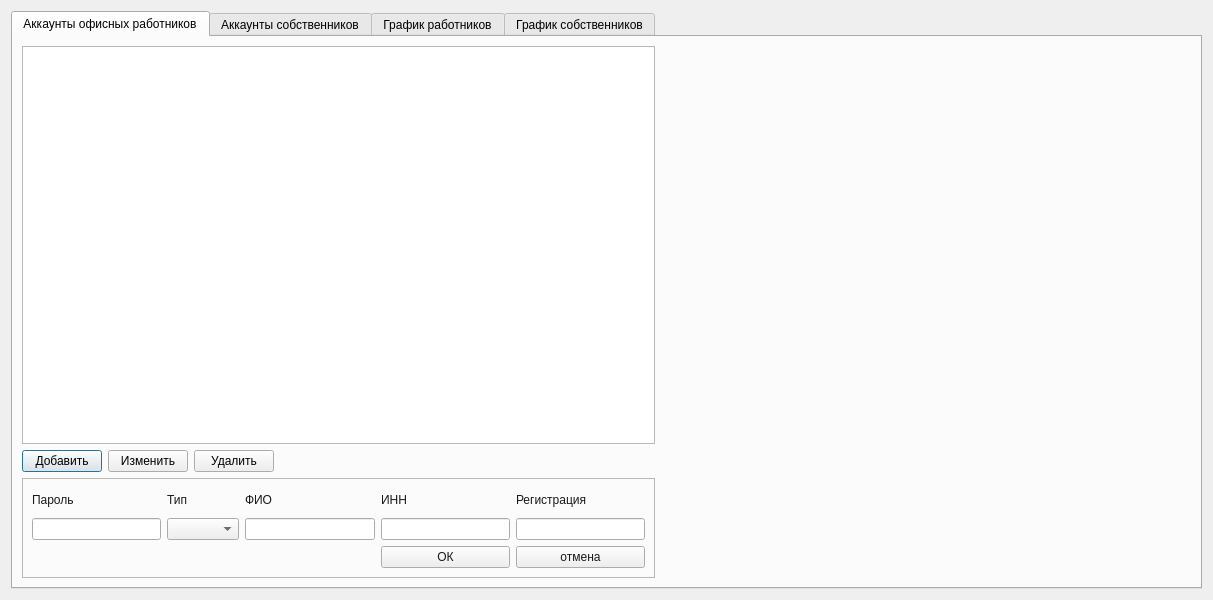
<?xml version="1.0" encoding="UTF-8"?>
<ui version="4.0">
 <class>Admin</class>
 <widget class="QDialog" name="Admin">
  <property name="windowModality">
   <enum>Qt::NonModal</enum>
  </property>
  <property name="geometry">
   <rect>
    <x>0</x>
    <y>0</y>
    <width>1213</width>
    <height>600</height>
   </rect>
  </property>
  <property name="minimumSize">
   <size>
    <width>0</width>
    <height>600</height>
   </size>
  </property>
  <property name="windowTitle">
   <string>Dialog</string>
  </property>
  <property name="sizeGripEnabled">
   <bool>false</bool>
  </property>
  <property name="modal">
   <bool>false</bool>
  </property>
  <layout class="QGridLayout" name="gridLayout">
   <item row="1" column="0">
    <widget class="QTabWidget" name="tabWidget">
     <property name="currentIndex">
      <number>0</number>
     </property>
     <widget class="QWidget" name="tab_3">
      <attribute name="title">
       <string>Аккаунты офисных работников</string>
      </attribute>
      <layout class="QGridLayout" name="gridLayout_2">
       <item row="0" column="0">
        <widget class="QTableView" name="tw">
         <property name="enabled">
          <bool>true</bool>
         </property>
         <property name="editTriggers">
          <set>QAbstractItemView::NoEditTriggers</set>
         </property>
         <property name="dragEnabled">
          <bool>false</bool>
         </property>
         <property name="alternatingRowColors">
          <bool>false</bool>
         </property>
         <property name="selectionMode">
          <enum>QAbstractItemView::SingleSelection</enum>
         </property>
         <property name="selectionBehavior">
          <enum>QAbstractItemView::SelectRows</enum>
         </property>
         <property name="gridStyle">
          <enum>Qt::SolidLine</enum>
         </property>
         <property name="sortingEnabled">
          <bool>true</bool>
         </property>
         <attribute name="horizontalHeaderCascadingSectionResizes">
          <bool>false</bool>
         </attribute>
         <attribute name="horizontalHeaderHighlightSections">
          <bool>false</bool>
         </attribute>
         <attribute name="horizontalHeaderShowSortIndicator" stdset="0">
          <bool>true</bool>
         </attribute>
         <attribute name="horizontalHeaderStretchLastSection">
          <bool>false</bool>
         </attribute>
         <attribute name="verticalHeaderVisible">
          <bool>false</bool>
         </attribute>
        </widget>
       </item>
       <item row="1" column="0">
        <layout class="QHBoxLayout" name="horizontalLayout">
         <item>
          <widget class="QPushButton" name="add_button">
           <property name="text">
            <string>Добавить</string>
           </property>
          </widget>
         </item>
         <item>
          <widget class="QPushButton" name="edit_button">
           <property name="text">
            <string>Изменить</string>
           </property>
          </widget>
         </item>
         <item>
          <widget class="QPushButton" name="delete_button">
           <property name="text">
            <string>Удалить</string>
           </property>
          </widget>
         </item>
         <item>
          <spacer name="horizontalSpacer_3">
           <property name="orientation">
            <enum>Qt::Horizontal</enum>
           </property>
           <property name="sizeHint" stdset="0">
            <size>
             <width>400</width>
             <height>20</height>
            </size>
           </property>
          </spacer>
         </item>
        </layout>
       </item>
       <item row="2" column="0">
        <widget class="QFrame" name="frame">
         <property name="minimumSize">
          <size>
           <width>0</width>
           <height>100</height>
          </size>
         </property>
         <property name="styleSheet">
          <string notr="true">color:rgb(25,25,25)</string>
         </property>
         <property name="frameShape">
          <enum>QFrame::StyledPanel</enum>
         </property>
         <property name="frameShadow">
          <enum>QFrame::Raised</enum>
         </property>
         <layout class="QGridLayout" name="gridLayout_4">
          <item row="0" column="0">
           <layout class="QGridLayout" name="gridLayout_3">
            <item row="1" column="3">
             <widget class="QLineEdit" name="fio"/>
            </item>
            <item row="1" column="5">
             <widget class="QLineEdit" name="reg"/>
            </item>
            <item row="1" column="0">
             <widget class="QLineEdit" name="pass">
              <property name="echoMode">
               <enum>QLineEdit::Password</enum>
              </property>
             </widget>
            </item>
            <item row="1" column="4">
             <widget class="QLineEdit" name="inn"/>
            </item>
            <item row="2" column="5">
             <widget class="QPushButton" name="cancel_insert_button">
              <property name="text">
               <string>отмена</string>
              </property>
             </widget>
            </item>
            <item row="0" column="0">
             <widget class="QLabel" name="label_2">
              <property name="text">
               <string>Пароль</string>
              </property>
             </widget>
            </item>
            <item row="2" column="4">
             <widget class="QPushButton" name="insert_button">
              <property name="text">
               <string>ОК</string>
              </property>
             </widget>
            </item>
            <item row="1" column="2">
             <widget class="QComboBox" name="user_type"/>
            </item>
            <item row="0" column="3">
             <widget class="QLabel" name="label_4">
              <property name="text">
               <string>ФИО</string>
              </property>
             </widget>
            </item>
            <item row="0" column="2">
             <widget class="QLabel" name="label_3">
              <property name="text">
               <string>Тип</string>
              </property>
             </widget>
            </item>
            <item row="0" column="5">
             <widget class="QLabel" name="label_6">
              <property name="text">
               <string>Регистрация</string>
              </property>
             </widget>
            </item>
            <item row="0" column="4">
             <widget class="QLabel" name="label_5">
              <property name="text">
               <string>ИНН</string>
              </property>
             </widget>
            </item>
           </layout>
          </item>
         </layout>
        </widget>
       </item>
       <item row="0" column="2" rowspan="3">
        <widget class="FindUserCBox" name="widget" native="true">
         <property name="minimumSize">
          <size>
           <width>530</width>
           <height>0</height>
          </size>
         </property>
         <property name="maximumSize">
          <size>
           <width>526</width>
           <height>16777215</height>
          </size>
         </property>
        </widget>
       </item>
      </layout>
     </widget>
     <widget class="QWidget" name="tab_4">
      <attribute name="title">
       <string>Аккаунты собственников</string>
      </attribute>
      <layout class="QGridLayout" name="gridLayout_11">
       <item row="2" column="0">
        <widget class="QFrame" name="frame_2">
         <property name="minimumSize">
          <size>
           <width>0</width>
           <height>100</height>
          </size>
         </property>
         <property name="styleSheet">
          <string notr="true">color:rgb(25,25,25)</string>
         </property>
         <property name="frameShape">
          <enum>QFrame::StyledPanel</enum>
         </property>
         <property name="frameShadow">
          <enum>QFrame::Raised</enum>
         </property>
         <layout class="QGridLayout" name="gridLayout_9">
          <item row="0" column="0">
           <layout class="QGridLayout" name="gridLayout_10">
            <item row="0" column="2" colspan="2">
             <widget class="QLabel" name="label_11">
              <property name="text">
               <string>ФИО</string>
              </property>
             </widget>
            </item>
            <item row="1" column="2" colspan="2">
             <widget class="QLineEdit" name="fio_2"/>
            </item>
            <item row="1" column="0">
             <widget class="QLineEdit" name="login_2">
              <property name="cursorMoveStyle">
               <enum>Qt::LogicalMoveStyle</enum>
              </property>
             </widget>
            </item>
            <item row="0" column="5">
             <widget class="QLabel" name="label_12">
              <property name="text">
               <string>Номер квартиры</string>
              </property>
             </widget>
            </item>
            <item row="0" column="4">
             <widget class="QLabel" name="label_13">
              <property name="text">
               <string>Адрес дома</string>
              </property>
             </widget>
            </item>
            <item row="0" column="1">
             <widget class="QLabel" name="label_14">
              <property name="text">
               <string>Пароль</string>
              </property>
             </widget>
            </item>
            <item row="3" column="4">
             <widget class="QPushButton" name="insert_button_2">
              <property name="text">
               <string>Изменить</string>
              </property>
             </widget>
            </item>
            <item row="3" column="5">
             <widget class="QPushButton" name="cancel_insert_button_2">
              <property name="text">
               <string>отмена</string>
              </property>
             </widget>
            </item>
            <item row="0" column="0">
             <widget class="QLabel" name="label_7">
              <property name="text">
               <string>Логин</string>
              </property>
             </widget>
            </item>
            <item row="1" column="1">
             <widget class="QLineEdit" name="pass_2">
              <property name="echoMode">
               <enum>QLineEdit::Password</enum>
              </property>
             </widget>
            </item>
            <item row="1" column="4">
             <widget class="QComboBox" name="address">
              <property name="minimumSize">
               <size>
                <width>200</width>
                <height>0</height>
               </size>
              </property>
              <property name="editable">
               <bool>true</bool>
              </property>
              <property name="currentIndex">
               <number>-1</number>
              </property>
              <item>
               <property name="text">
                <string>Добавить новый дом</string>
               </property>
              </item>
             </widget>
            </item>
            <item row="1" column="5">
             <widget class="QLineEdit" name="flat_number"/>
            </item>
           </layout>
          </item>
         </layout>
        </widget>
       </item>
       <item row="0" column="0">
        <widget class="QTableView" name="tableView">
         <property name="layoutDirection">
          <enum>Qt::LeftToRight</enum>
         </property>
         <property name="editTriggers">
          <set>QAbstractItemView::NoEditTriggers</set>
         </property>
         <property name="selectionMode">
          <enum>QAbstractItemView::SingleSelection</enum>
         </property>
         <property name="selectionBehavior">
          <enum>QAbstractItemView::SelectRows</enum>
         </property>
         <property name="textElideMode">
          <enum>Qt::ElideRight</enum>
         </property>
         <property name="showGrid">
          <bool>true</bool>
         </property>
         <property name="sortingEnabled">
          <bool>true</bool>
         </property>
         <attribute name="horizontalHeaderStretchLastSection">
          <bool>true</bool>
         </attribute>
         <attribute name="verticalHeaderVisible">
          <bool>false</bool>
         </attribute>
        </widget>
       </item>
       <item row="1" column="0">
        <layout class="QHBoxLayout" name="horizontalLayout_2">
         <item>
          <widget class="QPushButton" name="edit_button_2">
           <property name="text">
            <string>Изменить</string>
           </property>
          </widget>
         </item>
         <item>
          <spacer name="horizontalSpacer_4">
           <property name="orientation">
            <enum>Qt::Horizontal</enum>
           </property>
           <property name="sizeHint" stdset="0">
            <size>
             <width>400</width>
             <height>20</height>
            </size>
           </property>
          </spacer>
         </item>
        </layout>
       </item>
       <item row="0" column="1" rowspan="3">
        <widget class="FindAccoundCBox" name="widget_2" native="true">
         <property name="minimumSize">
          <size>
           <width>50</width>
           <height>0</height>
          </size>
         </property>
        </widget>
       </item>
      </layout>
     </widget>
     <widget class="QWidget" name="tab">
      <attribute name="title">
       <string>График работников</string>
      </attribute>
      <layout class="QGridLayout" name="gridLayout_5">
       <item row="1" column="1">
        <widget class="QComboBox" name="graphfiltertypeuserCBox">
         <item>
          <property name="text">
           <string>Без фильтра</string>
          </property>
         </item>
        </widget>
       </item>
       <item row="1" column="0">
        <widget class="QLabel" name="label">
         <property name="text">
          <string>Отфильтровать по:</string>
         </property>
         <property name="alignment">
          <set>Qt::AlignRight|Qt::AlignTrailing|Qt::AlignVCenter</set>
         </property>
        </widget>
       </item>
       <item row="0" column="0" colspan="2">
        <widget class="QCustomPlot" name="customPlot" native="true"/>
       </item>
      </layout>
     </widget>
     <widget class="QWidget" name="tab_2">
      <attribute name="title">
       <string>График собственников</string>
      </attribute>
      <layout class="QGridLayout" name="gridLayout_6">
       <item row="0" column="0" colspan="2">
        <widget class="QCustomPlot" name="customPlot_2" native="true"/>
       </item>
       <item row="1" column="0">
        <widget class="QLabel" name="label_8">
         <property name="text">
          <string>Фильтр: </string>
         </property>
         <property name="alignment">
          <set>Qt::AlignRight|Qt::AlignTrailing|Qt::AlignVCenter</set>
         </property>
        </widget>
       </item>
       <item row="1" column="1">
        <widget class="QComboBox" name="comboBox"/>
       </item>
      </layout>
     </widget>
    </widget>
   </item>
  </layout>
 </widget>
 <customwidgets>
  <customwidget>
   <class>QCustomPlot</class>
   <extends>QWidget</extends>
   <header>qcustomplot.h</header>
   <container>1</container>
  </customwidget>
  <customwidget>
   <class>FindUserCBox</class>
   <extends>QWidget</extends>
   <header>FindUserCBox.h</header>
   <container>1</container>
  </customwidget>
  <customwidget>
   <class>FindAccoundCBox</class>
   <extends>QWidget</extends>
   <header>FindAccoundCBox.h</header>
   <container>1</container>
  </customwidget>
 </customwidgets>
 <tabstops>
  <tabstop>tw</tabstop>
  <tabstop>add_button</tabstop>
  <tabstop>edit_button</tabstop>
  <tabstop>delete_button</tabstop>
  <tabstop>pass</tabstop>
  <tabstop>user_type</tabstop>
  <tabstop>fio</tabstop>
  <tabstop>inn</tabstop>
  <tabstop>reg</tabstop>
  <tabstop>insert_button</tabstop>
  <tabstop>cancel_insert_button</tabstop>
 </tabstops>
 <resources/>
 <connections/>
</ui>
